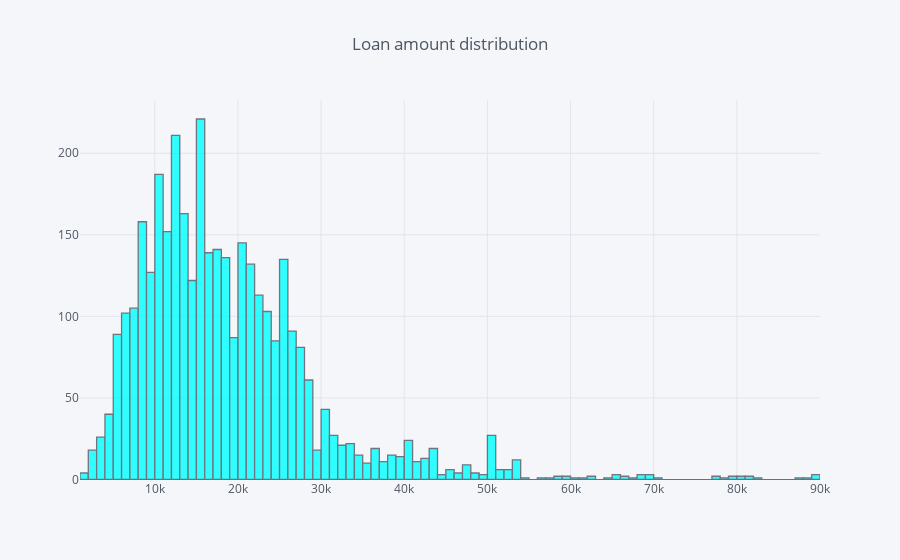

The code cell stored with this chart in its notebook:
### Markdown cell above
We see that Loans have a high variance and the mean is higher than the median,
let's plot the column:

### Code cell
Train.LOAN.iplot(kind='hist', title = 'Loan amount distribution', hline=(0), color = ['cyan'])

### Figure 1 — Plotly figure (JSON) as saved in the notebook; plotly's stock layout.template omitted (floating-point values rounded to 4 significant figures; data arrays with more than 128 entries replaced by an {"elided": "..."} marker saying what was removed)
{"data": [{"histfunc": "count", "histnorm": "", "marker": {"color": "rgba(0, 255, 255, 1.0)", "line": {"color": "#4D5663", "width": 1.3}}, "name": "LOAN", "opacity": 0.8, "orientation": "v", "type": "histogram", "x": {"elided": "3576 int values"}}], "layout": {"autosize": true, "barmode": "overlay", "legend": {"bgcolor": "#F5F6F9", "font": {"color": "#4D5663"}}, "paper_bgcolor": "#F5F6F9", "plot_bgcolor": "#F5F6F9", "shapes": [{"line": {"color": "#db4052", "dash": "solid", "width": 1}, "type": "line", "x0": 0, "x1": 1, "xref": "paper", "y0": 0, "y1": 0, "yref": "y"}], "title": {"font": {"color": "#4D5663"}, "text": "Loan amount distribution"}, "xaxis": {"autorange": true, "gridcolor": "#E1E5ED", "range": [999.5, 90000.0], "showgrid": true, "tickfont": {"color": "#4D5663"}, "title": {"font": {"color": "#4D5663"}, "text": ""}, "type": "linear", "zerolinecolor": "#E1E5ED"}, "yaxis": {"autorange": true, "gridcolor": "#E1E5ED", "range": [-0.6481, 232.7], "showgrid": true, "tickfont": {"color": "#4D5663"}, "title": {"font": {"color": "#4D5663"}, "text": ""}, "zerolinecolor": "#E1E5ED"}}}
